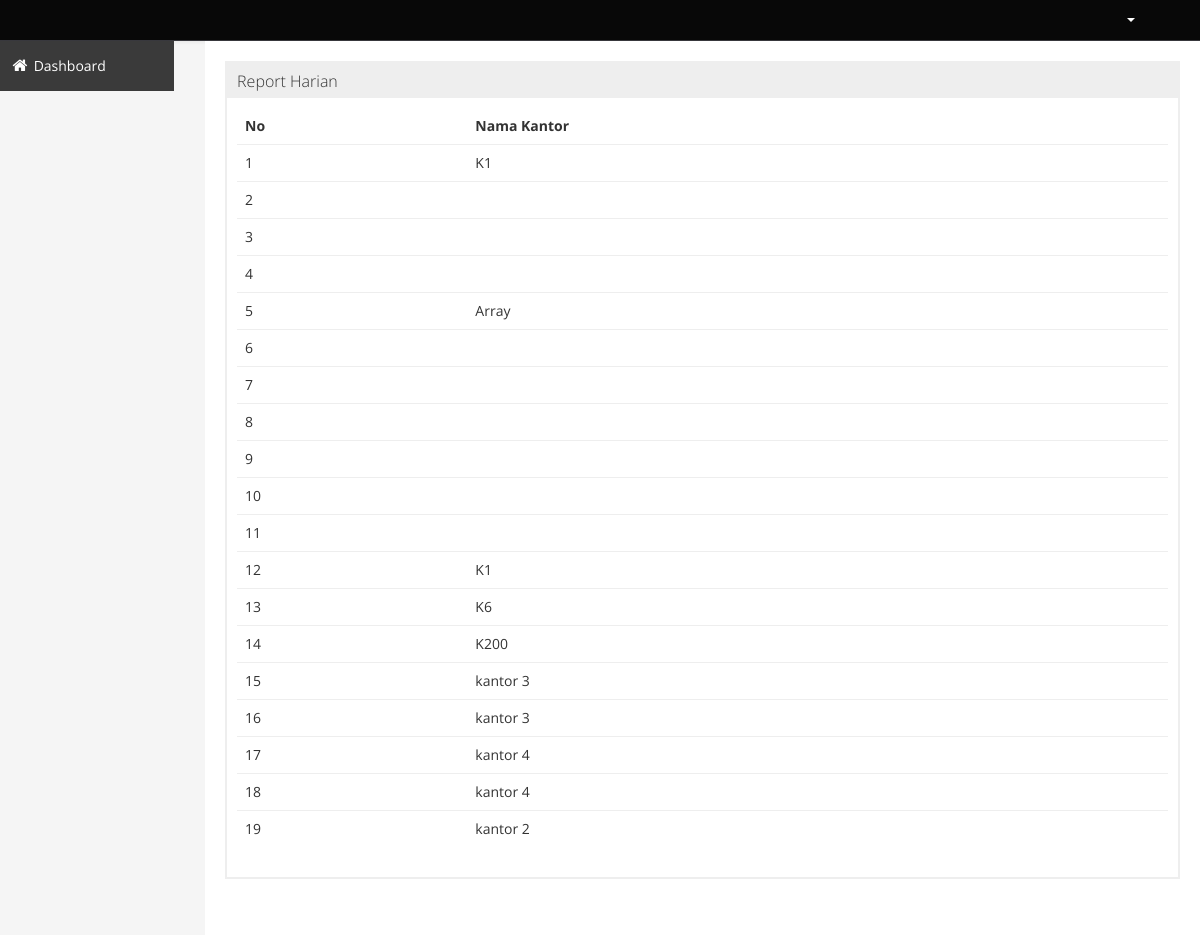
Page /bar/report.php on the committed database.
### tables this page shows
CREATE TABLE IF NOT EXISTS `test` (
  `id_test` int(11) NOT NULL,
  `nama_kantor` varchar(30) NOT NULL,
  `waktu_masuk` timestamp NOT NULL DEFAULT CURRENT_TIMESTAMP
);

### bar/report.php (the view, shortened to what this page needs)
<!DOCTYPE html>
<html lang="en">
<head>
<link id="bootstrap-style" href="css/bootstrap.min.css" rel="stylesheet">
<link href="css/bootstrap-responsive.min.css" rel="stylesheet">
<link id="base-style" href="css/style.css" rel="stylesheet">
<link id="base-style-responsive" href="css/style-responsive.css" \rel="stylesheet">
</head>
<body>
<div class="navbar">
<div class="navbar-inner">
    <div class="container-fluid">
        <a class="brand" href="index.html"></a>
        <div class="nav-no-collapse header-nav">
            <ul class="nav pull-right">
                <li>
                    <a class="btn" href="#">
                        <i class="halflings-icon white wrench"></i>
                    </a>
                </li>
                <li class="dropdown">
                    <a class="btn dropdown-toggle" data-toggle="dropdown" href="#">
                        <i class="halflings-icon white user"></i> <?php echo $_SESSION['admin']; ?>
                        <span class="caret"></span>
                    </a>
                </li>
            </ul>
        </div>
    </div>
</div>
</div>
<div class="container-fluid-full">
<div class="row-fluid">
    <div id="sidebar-left" class="span2">
        <div class="nav-collapse sidebar-nav">
            <ul class="nav nav-tabs nav-stacked main-menu">
                <li><a href="index.php"><i class="icon-home"></i><span class="hidden-tablet"> Dashboard</span></a></li>
            </ul>
        </div>
    </div>
    <div id="content" class="span10">
        <div class="row-fluid">
				<div class="box span12">
					<div class="box-header">
    <center>
	<h2>Report Harian</h2>
                    <div class="box-icon">
                        <a href="#" class="btn-minimize"><i class="halflings-icon chevron-up"></i></a>
                        <a href="#" class="btn-close"><i class="halflings-icon remove"></i></a>
                    </div>
                </div>
				<div class="box-content">
	<table class="table" id="#statistikfilm" >
        <thead>
        <tr>
			<th>No</th>
			<th>Nama Kantor</th>
		</tr>
        </thead>
        <tbody>
    <?php
            $servername = "localhost";
            $username = "root";
            $password = "";
            $dbname = "barcode";
            $conn = new mysqli($servername, $username, $password, $dbname);
            $sql = "SELECT * FROM test";
            $result = mysqli_query($conn, $sql);
            while($hasil = mysqli_fetch_array($result)){
                echo '<tr>';
                echo '<td>'.$id_test = $hasil['id_test'].'</td>';
                echo '<td>'.$nama_kantor = $hasil['nama_kantor'].'</td>';
                echo '</tr>';
            }
            echo'</tbody>';
            ?>
        </table>
    </div>
    </div>
</body>
</html>

### bar/css/style.css (style rules this page uses)
body { background: #F5F5F5; color: #333; border: none; font-family: 'Open Sans', sans-serif; font-weight: 400; }
a { color: #646464; }
h2 { font-size: 16px; line-height: 16px; }
.navbar { margin-bottom: 0px; }
.navbar-inner { margin-bottom: 0px; min-height: 40px; padding-right: 20px; padding-left: 20px; background: #080808; filter: none; text-shadow: 1px 1px 1px #0a0c0e; border: none; color: #fff; -webkit-border-radius: 0px; -moz-border-radius: 0px; border-radius: 0px; *zoom: 1; border-bottom: 1px solid #38383D; }
.navbar-inner a { color: #7b7b7b; text-shadow: 0 -1px 1px #0b090a; }
.navbar-inner a i { margin-top: 2px; }
.header-nav { padding: 0px; color: #fff !important; background: #000 !important; }
.header-nav .nav { margin: 0px; }
.header-nav .btn { display: inline-block; padding: 21px 20px; margin-top: 0px; margin-left: 0px; font-size: 14px; line-height: 20px; text-align: center; text-shadow: none; vertical-align: middle; cursor: pointer; background: transparent; border-left: none; border-right: none; border-top: 0px; border-bottom: 0px; -webkit-border-radius: 0px; -moz-border-radius: 0px; border-radius: 0px; -webkit-box-shadow: none !important; -moz-box-shadow: none !important; box-shadow: none !important; }
.header-nav a.btn { color: #fff !important; text-shadow: none !important; padding: 10px 25px !important; }
.header-nav .btn .caret { border-top-color: #fff !important; border-bottom-color: #fff !important; }
#sidebar-left { background: #3A3A3A; }
.sidebar-nav > ul { margin: 0px; padding-bottom: 1px; font-size: 14px; }
.nav-tabs.nav-stacked > li > a, .nav-tabs.nav-stacked > li > ul > li > a { padding: 15px 10px 14px 10px; color: #fff; border-top: none; border-bottom: 1px solid #666; border-left: none; border-right: none; text-decoration: none; -webkit-border-radius: 0px; -moz-border-radius: 0px; border-radius: 0px; }
.nav-tabs.nav-stacked > li:last-child > a { border-bottom: 1px solid transparent; }
.nav-tabs.nav-stacked > li > a > i, .nav-tabs.nav-stacked > li > ul > li > a > i { opacity: 1; filter: alpha(opacity=100); -ms-filter:"progid:DXImageTransform.Microsoft.Alpha(Opacity=100)"; font-size: 16px; }
.nav-tabs.nav-stacked > li:first-child > a { margin: 0px 0px 0px 0px; -webkit-border-radius: 0px; -moz-border-radius: 0px; border-radius: 0px; }
.nav-tabs.nav-stacked > li:last-child > a { -webkit-border-radius: 0px; -moz-border-radius: 0px; border-radius: 0px; }
#content { background: #ffffff; filter: none; min-height: 100%; padding: 20px 20px; position: relative; }
.box { border: 2px solid #eee; background: #fff !important; margin-bottom: 28px; }
.box-header { height: 16px; font-size: 16px; line-height: 16px; padding: 10px; background: #eee; -webkit-box-shadow: none; -moz-box-shadow: none; box-shadow: none; overflow: hidden; }
.box-header h2 { float:left; margin-top: 0px; font-weight: 300; }
.box-header .box-icon { float:right; margin-top: 1px; }
.box-header .box-icon i { -webkit-transition: all 0.1s ease-in-out; -moz-transition: all 0.1s ease-in-out; -o-transition: all 0.1s ease-in-out; -ms-transition: all 0.1s ease-in-out; transition: all 0.1s ease-in-out; opacity: .8; filter: alpha(opacity=80); -ms-filter:"progid:DXImageTransform.Microsoft.Alpha(Opacity=80)"; }
.box-header .box-icon a { margin: 0px 5px; }
.box-content { position: relative; z-index: 50; margin-top: -1px; padding: 10px; background: #fff !important; }
.btn { display: inline-block; padding: 6px 12px; margin-bottom: 0; font-size: 14px; font-weight: 500; line-height: 20px; text-align: center; white-space: nowrap; vertical-align: middle; cursor: pointer; border: 1px solid #a7a9aa; -webkit-border-radius: 0px !important; border-radius: 0px !important; }
.btn i { margin-top: 2px; }
.btn { color: #ffffff; background-color: #a7a9aa; border-color: #a7a9aa; background-image: none; filter: none; text-shadow: none; }
.table th, .table td { border-top: 1px solid #eee; }

### rows in the picture
test: id_test "1", nama_kantor "K1"
test: id_test "2"
test: id_test "3"
test: id_test "4"
test: id_test "5", nama_kantor "Array"
test: id_test "6"
test: id_test "7"
test: id_test "8"
test: id_test "9"
test: id_test "10"
test: id_test "11"
test: id_test "12", nama_kantor "K1"
test: id_test "13", nama_kantor "K6"
test: id_test "14", nama_kantor "K200"
test: id_test "15", nama_kantor "kantor 3"
test: id_test "16", nama_kantor "kantor 3"
test: id_test "17", nama_kantor "kantor 4"
test: id_test "18", nama_kantor "kantor 4"
test: id_test "19", nama_kantor "kantor 2"
